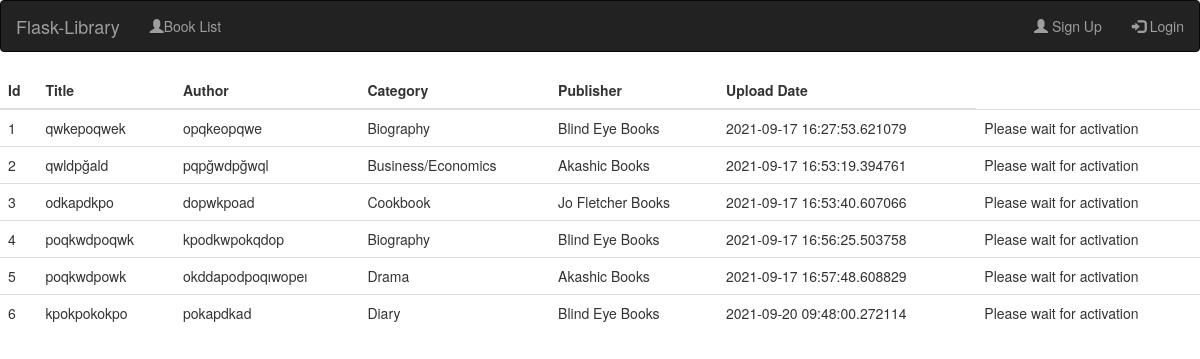
The page /booklist on the database as committed earlier.
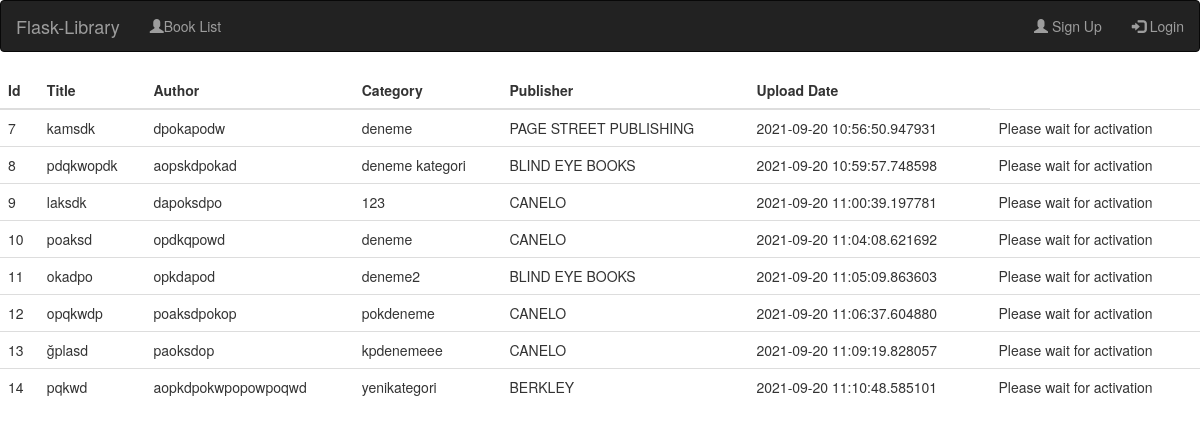
The same page on the database as committed later.
### main.py (models this page shows)
class Books(db.Model):
    id = db.Column(db.Integer(), primary_key=True)
    title = db.Column(db.String(60), nullable=False)
    author = db.Column(db.String(), nullable=False)
    category = db.Column(db.String(), nullable=False)
    publisher = db.Column(db.String(), nullable=False)
    upload_date = db.Column(db.DateTime(), nullable=False)
    taken = db.Column(db.Boolean(), nullable=False)
    owner_id=db.Column(db.Integer, db.ForeignKey('users.id'))

### main.py (the view)
@app.route('/booklist')
def BookList():
    all_books = Books.query.all()
    user=Users.query.all()
    return render_template('booklist.html', all_books=all_books, user=user)

### templates/booklist.html (shortened to what this page needs)
{%extends './components/navbar.html'%}
{%block content%}
{% from "formhelpers.html" import render_field %}
<table class="table table-dark">
    <thead>
      <tr>
        <th scope="col">Id</th>
        <th scope="col">Title</th>
        <th scope="col">Author</th>
        <th scope="col">Category</th>
        <th scope="col">Publisher</th>
        <th scope="col">Upload Date</th>
      </tr>
    </thead>
    <tbody>
        {%for book in all_books %}
      <tr>
        <td>{{book.id}}</td>
        <td>{{book.title}}</td>
        <td>{{book.author}}</td>
        <td>{{book.category}}</td>
        <td>{{book.publisher}}</td>
        <td>{{book.upload_date}}</td>
        {%if session['logged_in'] and session['activate']%}
        {%if book.owner==none %}
        <td><a href="/getbook/{{book.id}}">Get</a></td>
        {%elif book.owner_id == session["user_id"]%}
        <td><a href="/dropbook/{{book.id}}">Drop</a></td>
        {%else%}
        <td>taken from id: {{book.owner_id}}</td>
        {%endif%}
        {%elif not session['activate']%}
        <td>Please wait for activation</td>
        {%else%}
        <td>login for Get/Drop a book</td>
        {%endif%}
      </tr>
      {%endfor%}
    </tbody>
  </table>
{%endblock%}

### templates/components/navbar.html (shortened to what this page needs)
<!DOCTYPE html>
<html lang="en">
<head>
  <link rel="stylesheet" href="https://maxcdn.bootstrapcdn.com/bootstrap/3.4.1/css/bootstrap.min.css">
</head>
<body>
<nav class="navbar navbar-inverse">
  <div class="container-fluid">
    <div class="navbar-header">
     <a class="navbar-brand" href="/">Flask-Library</a>
    </div>
    <ul class="nav navbar-nav">
      <li><a href="/booklist"><span class="glyphicon glyphicon-user"></span>Book List</a></li>
    </ul>
    <ul class="nav navbar-nav navbar-right">
      {%if session["logged_in"]==true%}
      <li><h4 style="color:cornsilk;"> Welcome</h4></li>
      <li><a href="/logout"><span class="glyphicon glyphicon-log-in"></span> Logout</a></li>
      {%else%}
      <li><a href="/register"><span class="glyphicon glyphicon-user"></span> Sign Up</a></li>
      <li><a href="/login"><span class="glyphicon glyphicon-log-in"></span> Login</a></li>
      {%endif%}
    </ul>
  </div>
</nav>
{%block content%}
{%endblock%}
</body>
</html>

Rows that differ between the two databases and show on the page:
removed Books: id "1", title "qwkepoqwek", author "opqkeopqwe", category "Biography", publisher "Blind Eye Books", upload_date "2021-09-17 16:27:53.621079"
removed Books: id "2", title "qwldpğald", author "pqpğwdpğwql", category "Business/Economics", publisher "Akashic Books", upload_date "2021-09-17 16:53:19.394761"
removed Books: id "3", title "odkapdkpo", author "dopwkpoad", category "Cookbook", publisher "Jo Fletcher Books", upload_date "2021-09-17 16:53:40.607066"
removed Books: id "4", title "poqkwdpoqwk", author "kpodkwpokqdop", category "Biography", publisher "Blind Eye Books", upload_date "2021-09-17 16:56:25.503758"
removed Books: id "5", title "poqkwdpowk", author "okddapodpoqıwopeı", category "Drama", publisher "Akashic Books", upload_date "2021-09-17 16:57:48.608829"
removed Books: id "6", title "kpokpokokpo", author "pokapdkad", category "Diary", publisher "Blind Eye Books", upload_date "2021-09-20 09:48:00.272114"
added Books: id "7", title "kamsdk", author "dpokapodw", category "deneme", publisher "PAGE STREET PUBLISHING", upload_date "2021-09-20 10:56:50.947931"
added Books: id "8", title "pdqkwopdk", author "aopskdpokad", category "deneme kategori", publisher "BLIND EYE BOOKS", upload_date "2021-09-20 10:59:57.748598"
added Books: id "9", title "laksdk", author "dapoksdpo", category "123", publisher "CANELO", upload_date "2021-09-20 11:00:39.197781"
added Books: id "10", title "poaksd", author "opdkqpowd", category "deneme", publisher "CANELO", upload_date "2021-09-20 11:04:08.621692"
added Books: id "11", title "okadpo", author "opkdapod", category "deneme2", publisher "BLIND EYE BOOKS", upload_date "2021-09-20 11:05:09.863603"
added Books: id "12", title "opqkwdp", author "poaksdpokop", category "pokdeneme", publisher "CANELO", upload_date "2021-09-20 11:06:37.604880"
added Books: id "13", title "ğplasd", author "paoksdop", category "kpdenemeee", publisher "CANELO", upload_date "2021-09-20 11:09:19.828057"
added Books: id "14", title "pqkwd", author "aopkdpokwpopowpoqwd", category "yenikategori", publisher "BERKLEY", upload_date "2021-09-20 11:10:48.585101"
